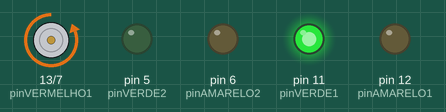
The sketch below on a simulated Arduino Uno, built with avr-gcc and run on an emulated ATmega328P. Shown: motor-driver pin pairs drawn as motors (green arrow = first pin HIGH = forward, orange = second pin HIGH = backward, longer = more drive), output pins drawn as LEDs (lit = HIGH).

Above: at 2.5 s.
At 6.0 s:
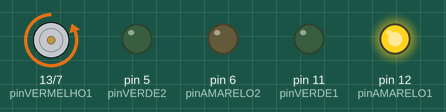
At 9.5 s:
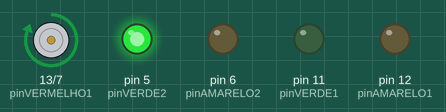
At 13.0 s:
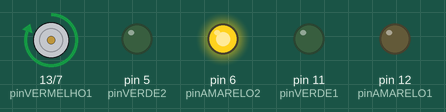
Timing chart, 0 to 18.2 s (numbered marks = the images above):
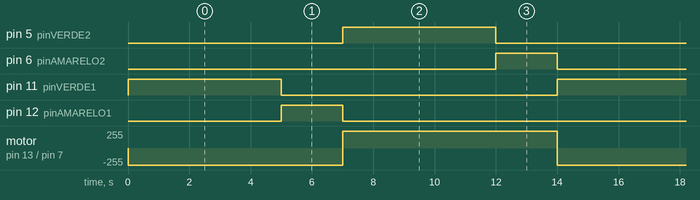

The sketch:

C_digo_Fonte_Comentado_-_Gabriel_Dias.ino
```cpp
// =====================================================
// PROJETO: SEMÁFORO DE DUAS VIAS COM ARDUINO
// Aula 28 - IOT | SENAI "A. Jacob Lafer"
// =====================================================

// CONFIGURAÇÃO DOS PINOS - VIA 1
int pinVERMELHO1 = 13;
int pinAMARELO1  = 12;
int pinVERDE1    = 11;

// CONFIGURAÇÃO DOS PINOS - VIA 2
int pinVERMELHO2 = 7;
int pinAMARELO2  = 6;
int pinVERDE2    = 5;

void setup() {
  pinMode(pinVERMELHO1, OUTPUT);
  pinMode(pinAMARELO1,  OUTPUT);
  pinMode(pinVERDE1,    OUTPUT);

  pinMode(pinVERMELHO2, OUTPUT);
  pinMode(pinAMARELO2,  OUTPUT);
  pinMode(pinVERDE2,    OUTPUT);
}

void loop() {
  // FASE 1: VIA 1 VERDE | VIA 2 VERMELHO (5 segundos)
  digitalWrite(pinVERDE1, HIGH);
  digitalWrite(pinAMARELO1, LOW);
  digitalWrite(pinVERMELHO1, LOW);

  digitalWrite(pinVERDE2, LOW);
  digitalWrite(pinAMARELO2, LOW);
  digitalWrite(pinVERMELHO2, HIGH);
  delay(5000);

  // FASE 2: VIA 1 AMARELO | VIA 2 VERMELHO (2 segundos)
  // (Via 1 está avisando que vai parar, Via 2 ainda espera no vermelho)
  digitalWrite(pinVERDE1, LOW);
  digitalWrite(pinAMARELO1, HIGH);
  delay(2000);

  // FASE 3: VIA 1 VERMELHO | VIA 2 VERDE (5 segundos)
  digitalWrite(pinAMARELO1, LOW);
  digitalWrite(pinVERMELHO1, HIGH); // Fecha a Via 1

  digitalWrite(pinVERMELHO2, LOW);
  digitalWrite(pinVERDE2, HIGH);    // Abre a Via 2
  delay(5000);

  // FASE 4: VIA 1 VERMELHO | VIA 2 AMARELO (2 segundos)
  // (Via 2 está avisando que vai parar, Via 1 ainda espera no vermelho)
  digitalWrite(pinVERDE2, LOW);
  digitalWrite(pinAMARELO2, HIGH);
  delay(2000);
}
```

Measured:
- by itself, pin 5 (pinVERDE2), pin 11 (pinVERDE1): alternates HIGH for 5.0 s and LOW for 9.0 s
- by itself, pin 6 (pinAMARELO2), pin 12 (pinAMARELO1): alternates HIGH for 2.0 s and LOW for 12.0 s
- by itself, motor on pin 13 (pinVERMELHO1) / pin 7 (pinVERMELHO2): alternates forward 255/255 for 7.0 s and backward 255/255 for 7.0 s
